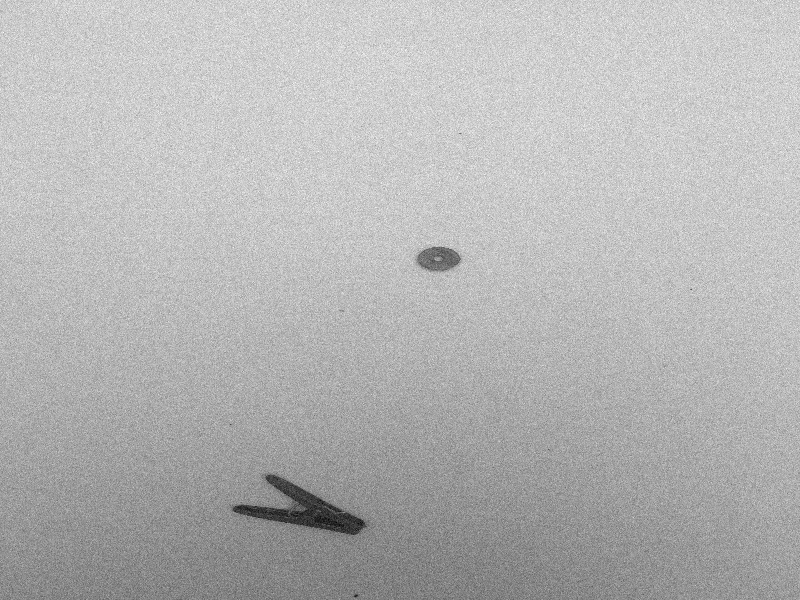
#> input picture MUESTRAS/CLASS-101.png, 800 x 600 px; its folder holds 4 pictures in this run
$ jupyter execute --allow-errors Tarea4.ipynb
#> lines starting #> are read from the running program, lines starting #| are printed output that depends on the picture; after the words box and inside, x2 and y2 are one past the last pixel; in counts of white or black regions, pixels touching at a corner belong together
# Tarea 4

## Caracteristicas

### Limones

1. distancia al centroide de cada punto no varia mucho con respecto a la distancia promedio de todos los pixeles al centroide
2. circular/ovalado
3. diametro 1 circulo hough > x numero definido por el diametro de la arandela, es decir mucho mayor al diametro de la arandela
4. gran cantidad de pixeles

### Arandelas

1. circular
2. centro con pocos pixeles
3. pocos pixeles
4. l y h muy pequeños
5. centroide es de un valor diferente de los pixeles del objeto

### Clavos

1. largos
2. brillantes
3. cabeza larga
4. distancia al centroide de varios puntos varia mucho con respecto a la distancia promedio de todos los pixeles al centroide
5. delgados

### Expander

1. largo, menos largo que un clavo
2. delgado, mas ancho que el clavo
3. puede tener patitas
4.

### Prensa

1. similar en largo que expander, menos que clavo
2. simitria a lo largo
3. corte transversal una mitad mas ancha que la otra
4.

## Setup

[cell 1]
#Importar las librerías por utilizar
import os
import numpy as np
import matplotlib
import matplotlib.patches as mpatches
import matplotlib.pyplot as plt
import math
from skimage import io
from skimage.transform import resize, probabilistic_hough_line,hough_circle, hough_circle_peaks
from skimage.feature import canny
from skimage.draw import circle_perimeter
from sklearn.cluster import KMeans
from sklearn.utils import shuffle
from skimage.color import rgb2gray
from skimage.draw import circle_perimeter
from skimage import exposure
from skimage.morphology import disk
from skimage.morphology import (erosion, dilation, opening, closing)
from skimage.segmentation import clear_border
from skimage.measure import label, regionprops, regionprops_table
from skimage import data, img_as_float
from skimage import exposure
from scipy import ndimage

[cell 2]
#Obtener la direccion de las imagenes
path = os.getcwd()

folder = 'MUESTRAS'
folder_path = os.path.join(path, folder)
files = os.listdir(folder_path)
lista_fotos = []
for file in files:
    file_path = os.path.join(folder_path, file)
    foto = io.imread(file_path)
#> foto is the input picture: shape (600, 800); min 0, max 255, mean 180.9
    lista_fotos.append(foto)

[cell 3]
#Imagen por procesar
index = 3
#> index = 3

## Preprocesado

### Análisis de las Imágenes

Antes de buscar una solución al problema descrito es vital realizar las operaciones de preprocesado que permitan manipular y realizar la clasificación de la mejor manera posible. El primer paso es una evaluación general de las imagenes mediante un histograma y la distribución acumulativa, mediante las funciones np.histogram y skimage.exposure.cumulative_distribution

[cell 4]
# Evaluación de las imágenes
# https://scikit-image.org/docs/stable/auto_examples/color_exposure/plot_equalize.html
fig_eval, axs = plt.subplots(1,3,figsize=(22,5))
fig_eval.suptitle('Evaluación de imagen de entrada')

axs[0].set_title("Imagen de entrada")
axs[0].imshow(lista_fotos[index],cmap=plt.cm.gray)
axs[0].set_axis_off()

# create the histogram
histogram, bin_edges = np.histogram(lista_fotos[index], bins=256, range=(0, 255))
# Display histogram
axs[1].set_title("Histograma en escala de grises")
axs[1].set_xlabel("Valor del gradiente")
axs[1].set_ylabel("Numero de pixeles")
axs[1].set_xlim([0.0, 255])
axs[1].plot(bin_edges[0:-1], histogram)
# Display cumulative distribution
img_cdf, bins = exposure.cumulative_distribution(lista_fotos[index], 256)
axs[2].set_title("Distribución acumulativa")
axs[2].set_xlabel("Valor del gradiente")
axs[2].set_ylabel("Acumulado")
axs[2].set_xlim([0.0, 255])
axs[2].plot(bins, img_cdf, 'r')
axs[2].set_yticks([])

plt.show()
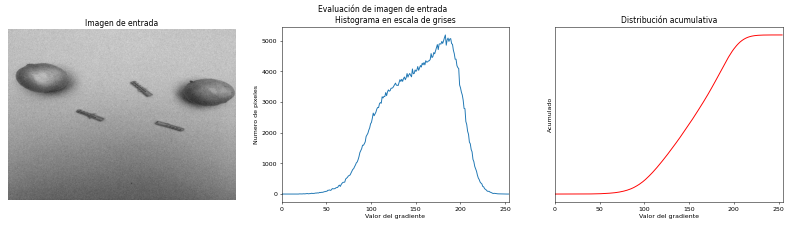
#> figure drawn by matplotlib, 3 panels; panel 2: curve peaks at x = 183.3, y = 5182

### Mejora del contraste

Como se puede apreciar en el histograma, la imagen de entrada puede mejorar su contraste, para esto se tienen varias opciones que ofrece scikit-image: stretching, ecualización y ecualización adaptativa. Los resultados se muestran a continuación:

[cell 5]
# Mejora del contraste
# https://scikit-image.org/docs/stable/auto_examples/color_exposure/plot_equalize.html
matplotlib.rcParams['font.size'] = 8


def plot_img_and_hist(image, axes, bins=256):
    """Plot an image along with its histogram and cumulative histogram.

    """
    image = img_as_float(image)
    ax_img, ax_hist = axes
    ax_cdf = ax_hist.twinx()

    # Display image
    ax_img.imshow(image, cmap=plt.cm.gray)
    ax_img.set_axis_off()

    # Display histogram
    ax_hist.hist(image.ravel(), bins=bins, histtype='step', color='black')
    ax_hist.ticklabel_format(axis='y', style='scientific', scilimits=(0, 0))
    ax_hist.set_xlabel('Pixel intensity')
    ax_hist.set_xlim(0, 1)
    ax_hist.set_yticks([])

    # Display cumulative distribution
    img_cdf, bins = exposure.cumulative_distribution(image, bins)
    ax_cdf.plot(bins, img_cdf, 'r')
    ax_cdf.set_yticks([])

    return ax_img, ax_hist, ax_cdf


# Load an example image
img = lista_fotos[index]
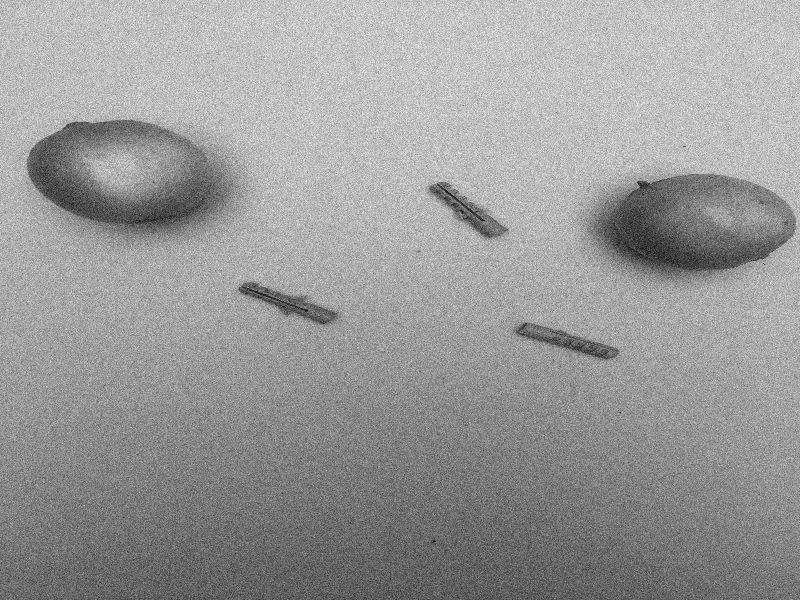
#> img: shape (600, 800); min 0, max 254, mean 154

# Contrast stretching
p2, p98 = np.percentile(img, (2, 98))
img_rescale = exposure.rescale_intensity(img, in_range=(p2, p98))
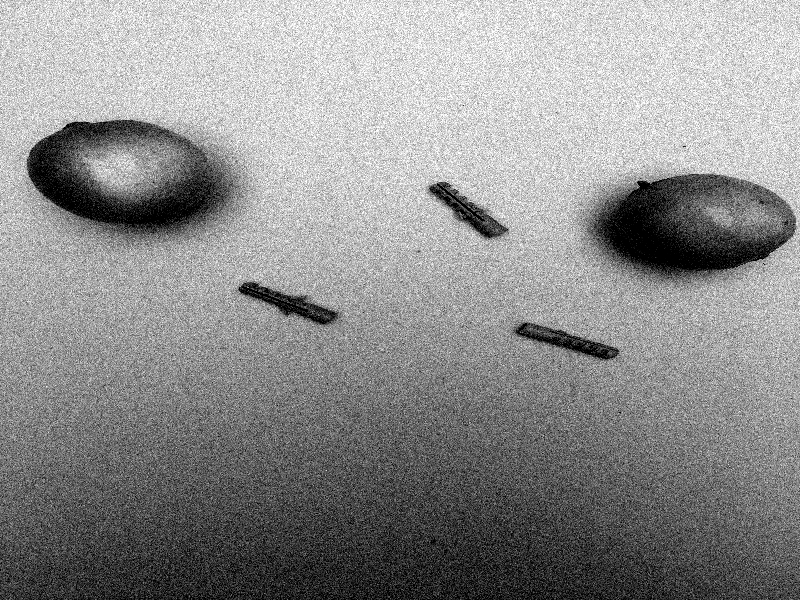
#> img_rescale: shape (600, 800); min 0, max 255, mean 142.3

# Equalization
img_eq = exposure.equalize_hist(img)
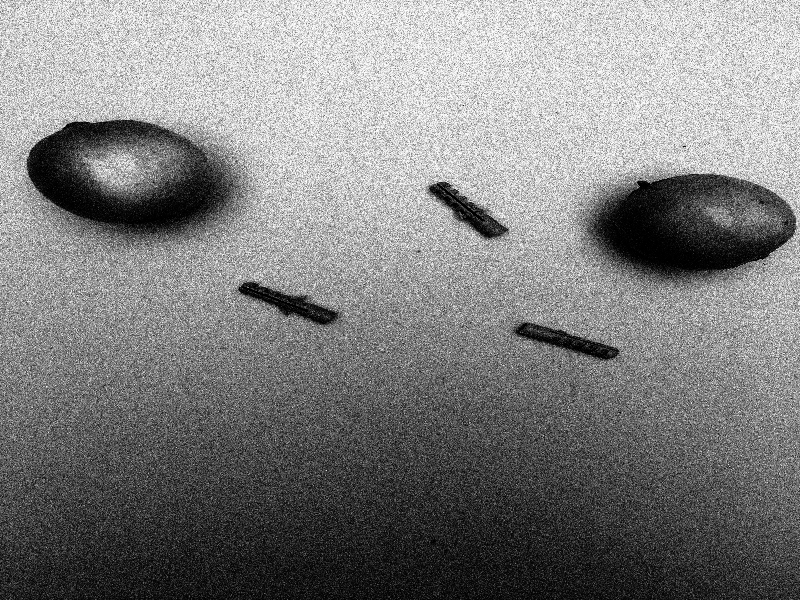
#> img_eq: shape (600, 800) float64; min 2.08e-06, max 1, mean 0.504

# Adaptive Equalization
img_adapteq = exposure.equalize_adapthist(img, clip_limit=0.03)

# Display results
fig = plt.figure(figsize=(22, 10))
axes = np.zeros((2, 4), dtype=np.object)
axes[0, 0] = fig.add_subplot(2, 4, 1)
for i in range(1, 4):
    axes[0, i] = fig.add_subplot(2, 4, 1+i, sharex=axes[0,0], sharey=axes[0,0])
for i in range(0, 4):
    axes[1, i] = fig.add_subplot(2, 4, 5+i)

ax_img, ax_hist, ax_cdf = plot_img_and_hist(img, axes[:, 0])
ax_img.set_title('Low contrast image')

y_min, y_max = ax_hist.get_ylim()
ax_hist.set_ylabel('Number of pixels')
ax_hist.set_yticks(np.linspace(0, y_max, 5))

ax_img, ax_hist, ax_cdf = plot_img_and_hist(img_rescale, axes[:, 1])
ax_img.set_title('Contrast stretching')

ax_img, ax_hist, ax_cdf = plot_img_and_hist(img_eq, axes[:, 2])
ax_img.set_title('Histogram equalization')

ax_img, ax_hist, ax_cdf = plot_img_and_hist(img_adapteq, axes[:, 3])
ax_img.set_title('Adaptive equalization')

ax_cdf.set_ylabel('Fraction of total intensity')
ax_cdf.set_yticks(np.linspace(0, 1, 5))

# prevent overlap of y-axis labels
fig.tight_layout()
plt.show()
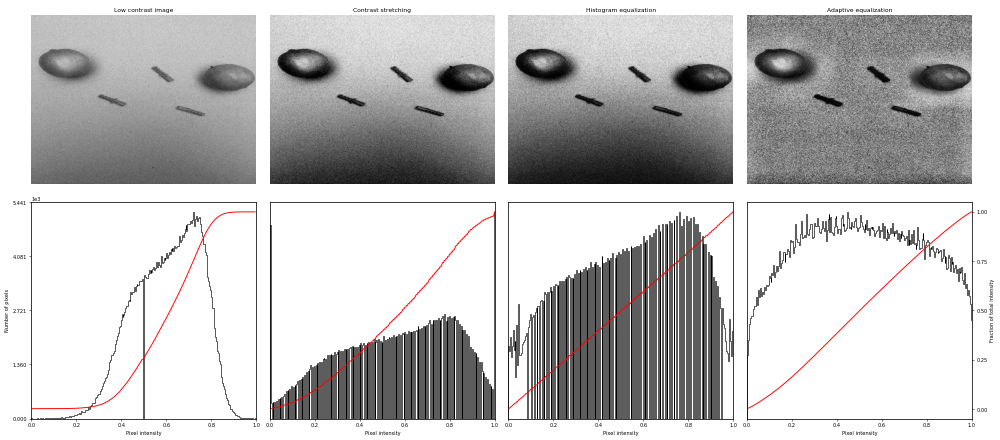
#> figure drawn by matplotlib, 12 panels; panel 12: curve peaks at x = 0.998, y = 1

[cell 6]
# Ecualizacion adaptativa
EQUA = exposure.equalize_adapthist(lista_fotos[index], clip_limit=0.03)
plt.figure(figsize = (26,8))
plt.imshow(EQUA,cmap='gray')
plt.axis('off')
plt.show()

Con la ecualización adaptativa se reducen las sombras en la parte inferior de la imagen y se obtiene máximo contraste, por lo tanto se escoge esta función para mejorar el contraste. Cabe resaltar que los objetos ahora se ven mucho mejor que la imagen original.

### Filtrado de Ruido y binarización

Ahora lo que sigue es tratar de reducir el ruido lo más posible sin perder detalle de los bordes, para esto se utiliza la función scipy.ndimage.gaussian_filter que permite reducir el ruido de tipo gaussiano, y mediante operaciones aritméticas simples se puede recuperar los bordes. Además se tendrán rellenos más suavizados de forma que a la hora de obtener los objetos (binarización) se reduce la aparición de estos en la imagen. Mediante pruebas con las muestras se determinó que la umbralización de la binarización se debe hacer al 30% (gradiente 76.5)

[cell 7]
# Filtrado de Ruido
thresh=0.3
sigma = 3

f = EQUA
binary_f = f > thresh
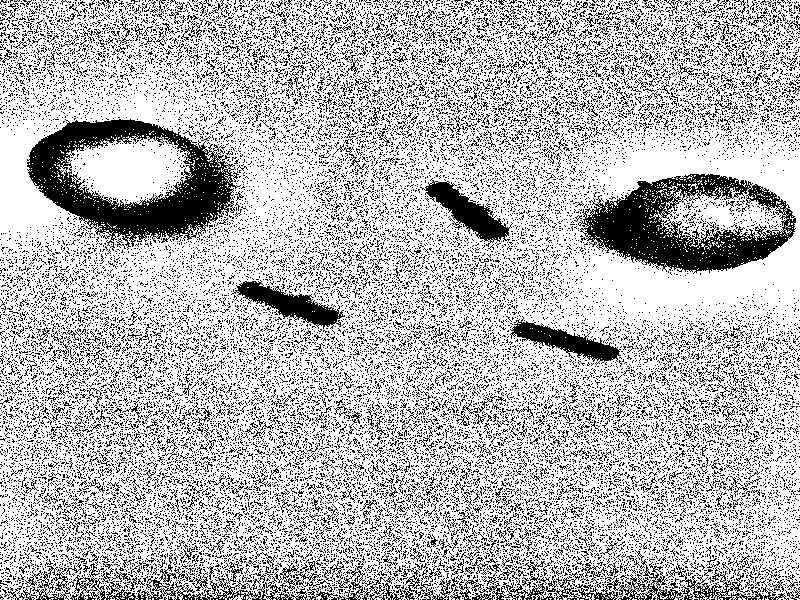
#> binary_f: shape (600, 800) bool; 73.2% white; black in thin lines or dots
binary_f = ~binary_f
#> binary_f: shape (600, 800) bool; 26.8% white in thin lines or dots

blurred_f = ndimage.gaussian_filter(f, sigma)
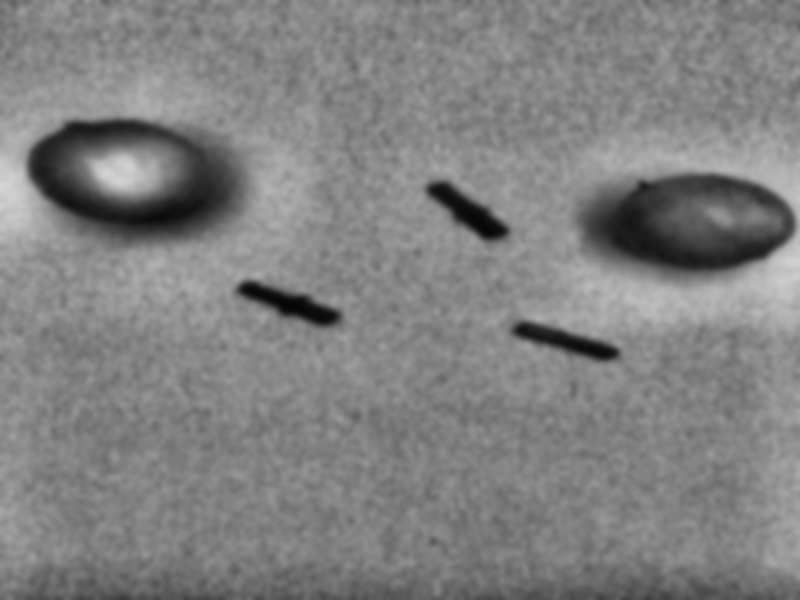
#> blurred_f: shape (600, 800) float64; min 0.0225, max 0.839, mean 0.507
binary_blurred_f = blurred_f > thresh
#> binary_blurred_f: shape (600, 800) bool; 94.2% white; 24 black regions (10 under 20 px), largest, box (x1, y1, x2, y2) and area: (30, 120, 233, 238) 11638, (588, 176, 792, 271) 10499, (238, 282, 340, 326) 1926
binary_blurred_f = ~binary_blurred_f

filter_blurred_f = ndimage.gaussian_filter(blurred_f, 1)
alpha = 40
sharpened = blurred_f + alpha * (blurred_f - filter_blurred_f)
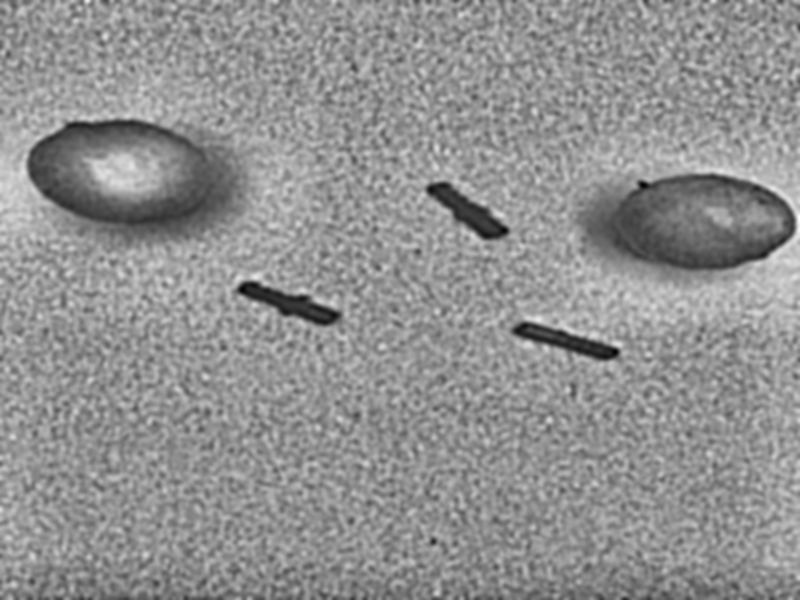
#> sharpened: shape (600, 800) float64; min -0.322, max 1.13, mean 0.507; drawn with min black and max white
binary_sharpened = sharpened > thresh
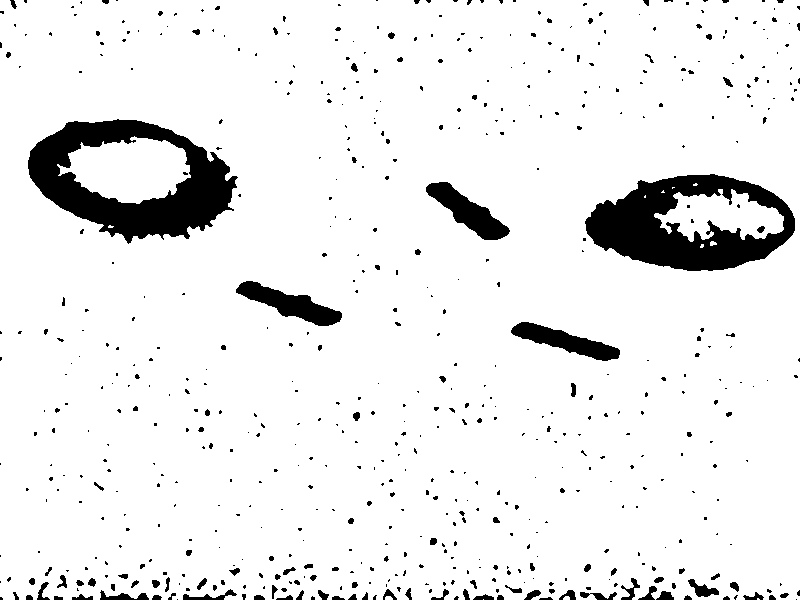
#> binary_sharpened: shape (600, 800) bool; 92.3% white; 609 black regions (503 under 20 px), largest, box (x1, y1, x2, y2) and area: (28, 119, 238, 244) 12061, (585, 174, 795, 271) 10906, (236, 281, 342, 326) 1955
binary_sharpened = ~binary_sharpened

fig1, axs = plt.subplots(2,3,figsize=(22,10))
fig1.suptitle('Filtrado de ruido, suavizado y Recuperación de bordes')

axs[0,0].set_title("Imagen ecualizada")
axs[0,0].imshow(f, cmap=plt.cm.gray)
axs[0,0].set_axis_off()
axs[1,0].set_title("Binarizada")
axs[1,0].imshow(binary_f, cmap=plt.cm.gray)
axs[1,0].set_axis_off()

axs[0,1].set_title("Imagen suavizada")
axs[0,1].imshow(blurred_f, cmap=plt.cm.gray)
axs[0,1].set_axis_off()
axs[1,1].set_title("Binarizada")
axs[1,1].imshow(binary_blurred_f, cmap=plt.cm.gray)
axs[1,1].set_axis_off()

axs[0,2].set_title("Recuperacion de bordes")
axs[0,2].imshow(sharpened, cmap=plt.cm.gray)
axs[0,2].set_axis_off()
axs[1,2].set_title("Binarizada")
axs[1,2].imshow(binary_sharpened, cmap=plt.cm.gray)
axs[1,2].set_axis_off()

plt.tight_layout()
plt.show()

Como se aprecia en la imagen. La imagen ecualizada queda con mucho ruido luego de la binarización. Con el filtro gaussiano, el ruido se elimina, pero los objetos pierden algunas características vitales (principalmente los más pequeños y delgados); Al realizar la recuperación de bordes antes de la binarización, las características de los objetos se mantienen más (punto intermedio entre los dos). Ahora bien, se puede aplicar un filtro de mediana para eleiminar los pequeños puntos restantes del ruido. Posterior a ello, se realiza una operación de clausura, de forma que los objetos más grandes se unan en uno solo en caso de que no lo estén. A pesar de que la imagen borrosa binarizada pierde ciertos detalles, es la que mejor características de ruido presenta, por lo tanto, se utilizará, de ahora en adelante. Posterior al filtrado gaussiano, se puede realizar una clausura para recuperar parte de los detalles:

[cell 8]
# Clausura de imagen binarizada
footprint = disk(18)
limp = closing(binary_blurred_f,footprint)*255
#> limp: shape (600, 800) int64; 6.1% white; 19 white regions (8 under 20 px), largest, box (x1, y1, x2, y2) and area: (30, 120, 233, 238) 11716, (588, 176, 800, 271) 11545, (238, 282, 340, 326) 1933
plt.figure(figsize = (12,6))
plt.imshow(limp,cmap='gray')
#plt.imshow(limp,cmap='gray')
plt.axis('off')
plt.show()

Eliminar ruido de los bordes

[cell 9]
no_borders = clear_border(limp)
#> no_borders: shape (600, 800) int64; 3.6% white; 4 white regions, box (x1, y1, x2, y2) and area: (30, 120, 233, 238) 11716, (238, 282, 340, 326) 1933, (428, 182, 508, 240) 1868, (513, 323, 619, 361) 1653
plt.figure(figsize = (12,6))
plt.imshow(no_borders, cmap = "gray")
plt.axis('off')
plt.show()

### Función de preprocesado

[cell 10]
def prepro(index,lista_fts=lista_fotos):
    EQUA = exposure.equalize_adapthist(lista_fts[index], clip_limit=0.03)
    f = EQUA
    blurred_f = ndimage.gaussian_filter(f, sigma)
    binary_blurred_f = blurred_f > thresh
    binary_blurred_f = ~binary_blurred_f
    footprint = disk(10)
    limp = closing(binary_blurred_f,footprint)*255
    no_borders = clear_border(limp)
    return no_borders

## Segmentación

La segmentación se realiza mediante la función skimage.measure.label que realiza crecimiento de regiones y etiqueta las regiones. La imagen deja de ser binaria, y cada región tiene un gradiente característico para diferenciar.

[cell 11]
# https://scikit-image.org/docs/dev/api/skimage.measure.html#skimage.measure.label
segmented, num_segments = label(no_borders,return_num = True,connectivity= None)
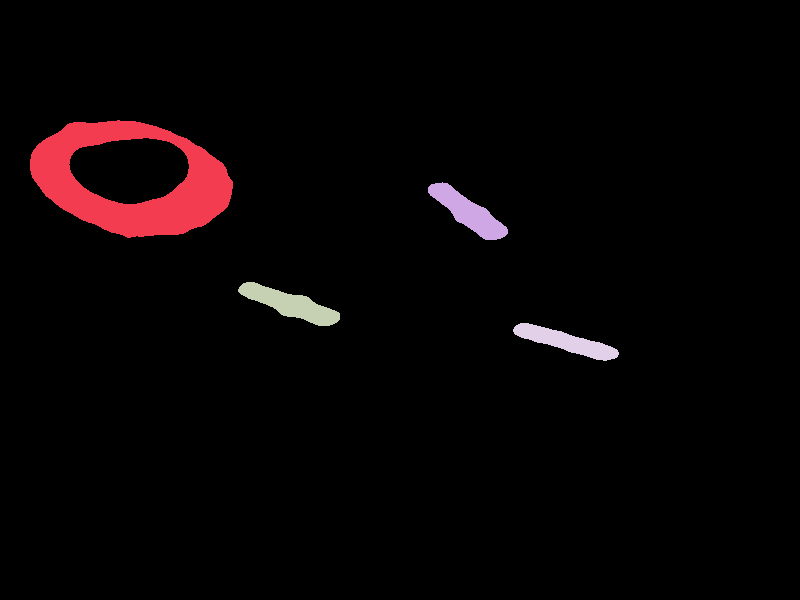
#> segmented: shape (600, 800) int64; 5 distinct labels, from 0 to 4; one colour per label, 0 black
plt.figure(figsize = (12,6))
plt.imshow(segmented, cmap='gray')
plt.axis('off')
plt.show()

## Clasificación

Obtener caracteristicas de las regiones con skimage.measure.regionprops

[cell 12]
# https://scikit-image.org/docs/dev/api/skimage.measure.html#skimage.measure.regionprops
props = regionprops(segmented)

[cell 13]
index=9
#> (the rest of this cell did not finish here and is left out)
